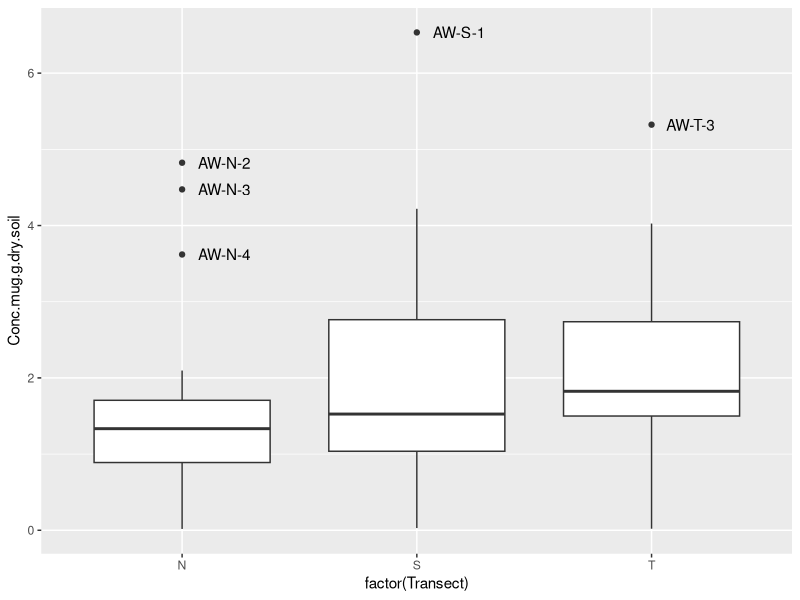
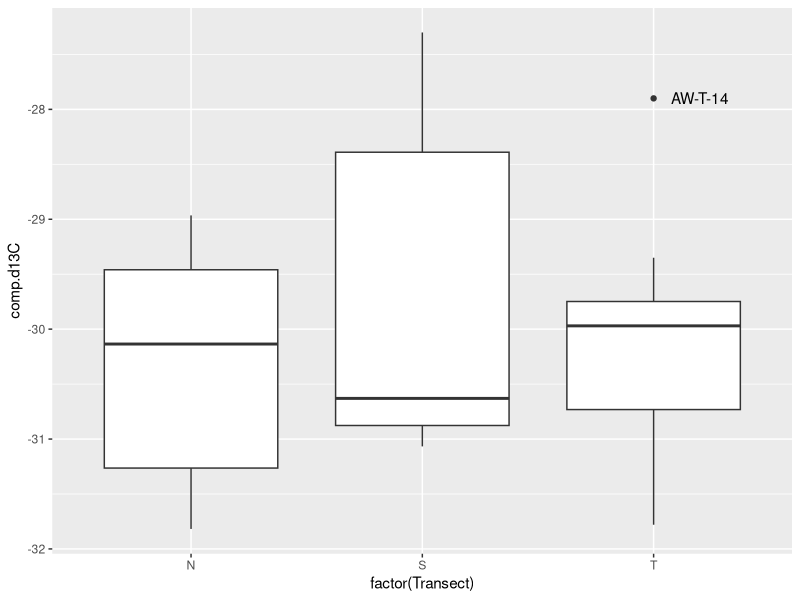
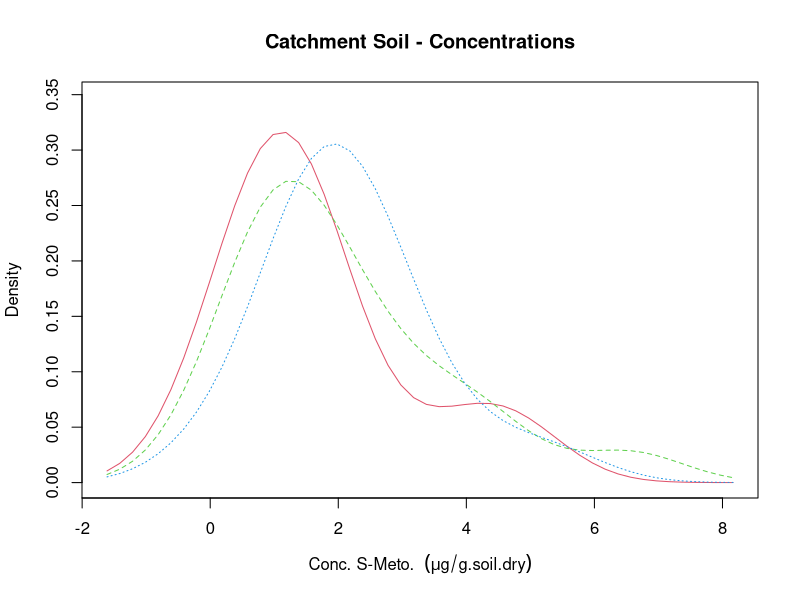

Here is the R script that generated these plots, in order: (Note: this script raises an error after producing the figures.)
## ---- chunk 1
knitr::opts_chunk$set(echo = TRUE, warning=FALSE, message = FALSE)
Sys.setlocale("LC_ALL", "English")
## ---- chunk 2
library(sm)
library(vioplot)

library(dplyr)
library(ggplot2)
## ---- chunk 3
# Soils
soils = read.csv2("Data/MassBalance_R.csv", 
                       na.strings=c('#DIV/0!', '', 'NA'), header = TRUE)
colnames(soils)[colnames(soils) == "ti"] <- "Date.ti"
soils$Date.ti <- as.POSIXct(strptime(soils$Date.ti, 
                                          "%Y-%m-%d %H:%M", tz="EST")) # csv typos, option 1
sum(is.na(soils$Date.ti)) == 0

dropSoil <- c("WeekSubWeek", "Event", 
              "B.diss", "B.filt", "CumOutDiss.g", "CumOutFilt.g", "CumOutAppMass.g",  "CumOutMELsm.g", 
              "CumAppMass.g",
              "ID.N", "ID.T",  "Area.N", "Area.T", "Area.S",
              "comp.d13C.SE.North", "comp.d13C.SE.Talweg", "comp.d13C.SE.South", 
              "f.max.comp", "f.mean.comp", "f.min.comp", "ngC.SD","ngC.SE", "N_compsoil", "N_ngC")
soils <- soils[ , !(names(soils) %in% dropSoil)]


# Quasi-Molten SOILS
soilGroups = read.csv2("Data/WeeklySoils_Rng.csv", 
                       na.strings=c('#DIV/0!', '', 'NA'), header = TRUE)
soilGroups$Date.ti <- as.POSIXct(strptime(soilGroups$Date.ti, 
                                          "%Y-%m-%d %H:%M", tz="EST")) # csv typos, option 1
sum(is.na(soilGroups$Date.ti)) == 0

str(soils)
## ---- chunk 4
waters = read.csv2("Data/WeeklyHydroContam_R.csv")
waters$ti <- as.POSIXct(strptime(waters$ti, "%Y-%m-%d %H:%M", tz="EST"))
colnames(waters)[colnames(waters) == "ti"] <- "Date.ti"
waters$Events <- factor(waters$Events, levels = unique(waters$Events))
waters$Event <- factor(waters$Event, levels = unique(waters$Event))

dropWater <- c("N.x", "N.y", 
               "Markers" , "TimeDiff", 
               "se.d13C", "MES.mg.L", "MES.sd", "MO.mg.L", "filt.se.d13C", "f.diss", "f.filt",
               "Appl.Mass.g", 
               "DissSmeto.mg", "DissSmeto.mg.SD", 
               "DissOXA.mg", "DissOXA.mg.SD", 
               "DissESA.mg", "DissESA.mg.SD",
               "FiltSmeto.mg", "DissSmeto.mg.SD", 
               "TotSMout.mg", "TotSMout.mg.SD",
               "FracDiss", "FracFilt")
waters <- waters[ , !(names(waters) %in% dropWater)]


# Date conversion correct: 
sum(is.na(waters$Date.ti)) == 0
str(waters)
## ---- chunk 5
WaterSoils <- merge(waters, soils, by = "Date.ti", all = F)
str(WaterSoils)
## ---- chunk 6
# Test function
g_param = 1.5
# g_param = 2.2  #  (Hoaglin et al.,1986; Hoaglin & Iglewicz, 1987) 
is_outlier <- function(x) {
  return(x < quantile(x, 0.25) - g_param * IQR(x) | x > quantile(x, 0.75) + g_param * IQR(x))
}


## ---- chunk 7

# Concentrations
soilGroups %>%
  group_by(Transect) %>%
  mutate(outlier = ifelse(is_outlier(Conc.mug.g.dry.soil), as.character(ID), NA)) %>%
  ggplot(., aes(x = factor(Transect), y = Conc.mug.g.dry.soil)) +
    geom_boxplot() +
    geom_text(aes(label = outlier), na.rm = TRUE, hjust = -0.3)

## ---- chunk 8
# Isotopes
temp <- na.omit(soilGroups)
temp %>%
  group_by(Transect) %>%
  mutate(outlier = ifelse(is_outlier(comp.d13C), as.character(ID), NA)) %>%
  ggplot(., aes(x = factor(Transect), y = comp.d13C)) +
    geom_boxplot() +
    geom_text(aes(label = outlier), na.rm = TRUE, hjust = -0.3)

## ---- chunk 9

## ---- chunk 10
temp <- temp %>%
  group_by(Transect) %>%
  mutate(outlier = ifelse(is_outlier(comp.d13C), 
                          as.character(ID), ifelse(is_outlier(Conc.mug.g.dry.soil), as.character(ID), NA)))

temp.filtered <- temp[is.na(temp$outlier ) , ]
cor.test(temp.filtered$comp.d13C, temp.filtered$Conc.mug.g.dry.soil)
## ---- chunk 11
cor.test(soilGroups$comp.d13C,soilGroups$Conc.mug.g.dry.soil)
## ---- chunk 12
# plot densities 
sm.density.compare(soilGroups$Conc.mug.g.dry.soil, soilGroups$Transect, xlab=expression(paste("Conc. S-Meto.  ", {({mu}*g / g.soil.dry)})))
title(main="Catchment Soil - Concentrations")
legend("topright", levels( soilGroups$Transect), fill=2+(0:nlevels(soilGroups$Transect)))
       
#vioplot(soilGroups$Conc.mug.g.dry.soil,  names = "Catchment")
#title(expression(paste("Conc. S-Meto.  ", {({mu}*g / g.soil.dry)})))
## ---- chunk 13



## ---- chunk 14
#vioplot(na.omit(soilGroups$comp.d13C),  names = "Catchment")
#title(expression(paste({delta}^"13","C", ' (\u2030)')))
## ---- chunk 15

temp <- na.omit(soilGroups)
sm.density.compare(temp$comp.d13C, temp$Transect, 
                   xlab=expression(paste({delta}^"13","C", ' (\u2030)')))
title(main="Catchment Soil - Isotope Distribution")
legend("topright", levels( soilGroups$Transect), fill=2+(0:nlevels(soilGroups$Transect)))
## ---- chunk 16
